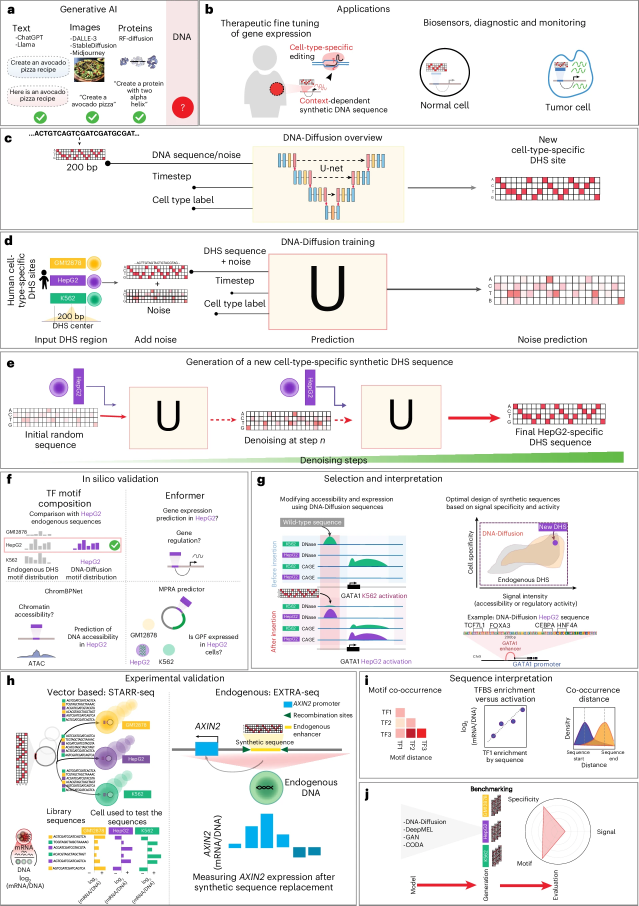
#> input picture AI4S/DNA-Diffusion/1.png, 1916 x 2716 px (shown at 1/3 size)
$ python -i pdf_screenshot.py   (imports and definitions only)
#> lines starting #> are read from the running program, lines starting #| are printed output that depends on the picture; after the words box and inside, x2 and y2 are one past the last pixel; in counts of white or black regions, pixels touching at a corner belong together
#> further down, picture is the input picture: PIL image 1916x2716 RGB; mean R, G, B 239, 237.9, 237.2
"""Render PDF page screenshots and crop figures/tables from a JSON spec.

Examples:
  python scripts/pdf_screenshot.py captions paper/AI4S/Protein/OntoProtein/paper.pdf
  python scripts/pdf_screenshot.py preview paper/AI4S/Protein/OntoProtein/paper.pdf --pages 2,3,5-8 --grid
  python scripts/pdf_screenshot.py crop paper/AI4S/Protein/OntoProtein/figure-crops.json
  python scripts/pdf_screenshot.py crop paper/AI4S/Protein/OntoProtein/figure-crops.json --out tmp-crops --dpi 150

The crop spec is intentionally plain JSON so every figure crop can be reviewed
and adjusted without editing this script.
"""

from __future__ import annotations

import argparse
import json
import os
import re
import sys
from pathlib import Path
from typing import Iterable

try:
    import fitz  # PyMuPDF
except ImportError as exc:  # pragma: no cover - dependency guard
    raise SystemExit("Missing dependency: install PyMuPDF, for example `pip install pymupdf`.") from exc

try:
    from PIL import Image, ImageDraw
except ImportError as exc:  # pragma: no cover - dependency guard
    raise SystemExit("Missing dependency: install Pillow, for example `pip install pillow`.") from exc


CAPTION_RE = re.compile(r"^(Figure|Fig\.|Table|TABLE)\s+(\d+)[:.]")


# [27 lines left out: functions parse_page_list, resolve_from, not called in this run]


def pixmap_to_image(pix: fitz.Pixmap) -> Image.Image:
    mode = "RGBA" if pix.alpha else "RGB"
    return Image.frombytes(mode, (pix.width, pix.height), pix.samples)


def trim_white_border(image: Image.Image, threshold: int = 248, padding: int = 8) -> Image.Image:
#> called with threshold = 248, padding = 8
    rgb = image.convert("RGB")
    gray = rgb.convert("L")
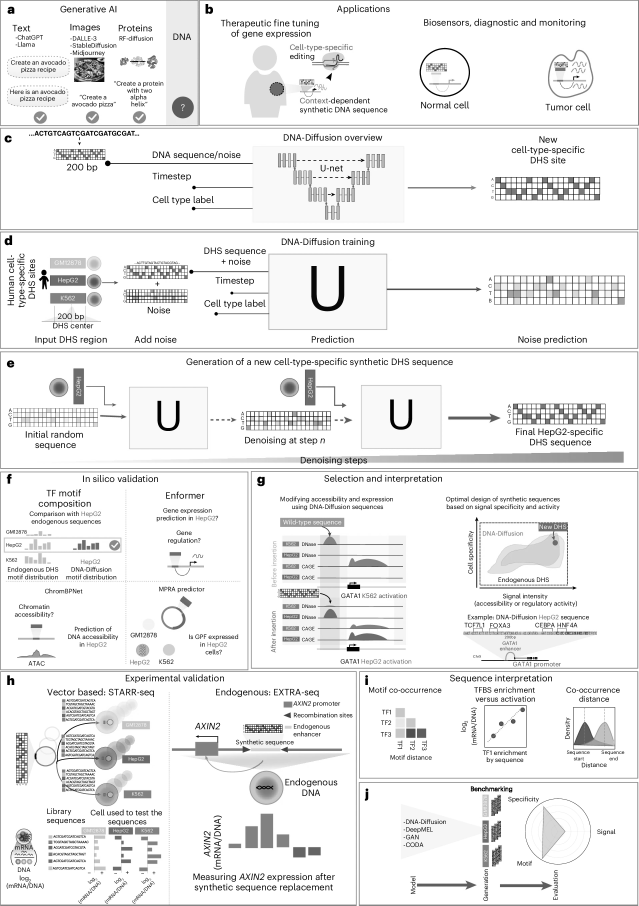
#> gray: PIL image 1916x2716 L (shown at 1/3 size); min 0, max 255, mean 238.2
    mask = gray.point(lambda p: 255 if p < threshold else 0)
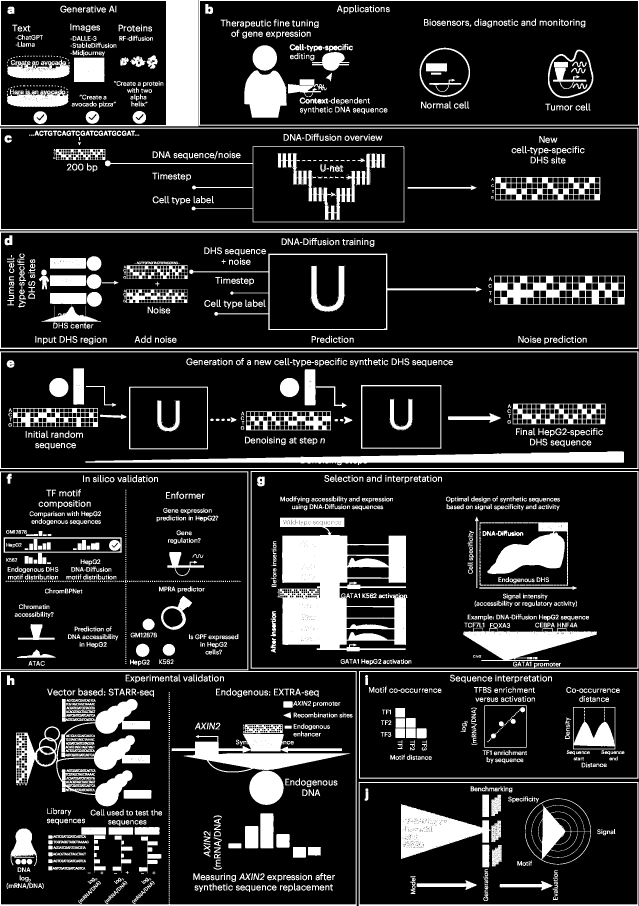
#> mask: PIL image 1916x2716 L (shown at 1/3 size); 16.6% white; 2986 white regions (896 under 20 px), largest, box (x1, y1, x2, y2) and area: (839, 1553, 1222, 1954) 89732, (0, 0, 596, 379) 41744, (256, 1354, 1872, 1396) 31517
    bbox = mask.getbbox()
#> bbox = (0, 0, 1916, 2716)
    if not bbox:
        return image

    left, top, right, bottom = bbox
#> left = 0; top = 0; right = 1916; bottom = 2716
    left = max(left - padding, 0)
    top = max(top - padding, 0)
    right = min(right + padding, image.width)
    bottom = min(bottom + padding, image.height)
    return image.crop((left, top, right, bottom))


# [310 lines left out: functions draw_normalized_grid, rect_from_item, iter_caption_lines, iter_caption_bboxes, guess_crop_rect, format_rect and 7 more, not called in this run]


# [2 lines not run here, left out]

>>> from PIL import Image
>>> picture = Image.open('../AI4S/DNA-Diffusion/1.png')
>>> result = trim_white_border(picture)

$ run again, on AI4S/DNA-Diffusion/2.png
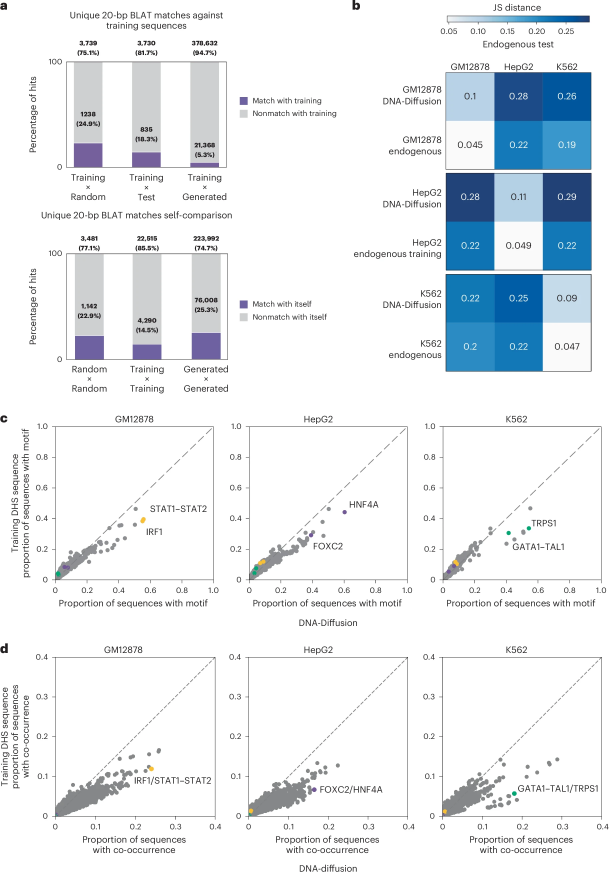
#> input picture AI4S/DNA-Diffusion/2.png, 1826 x 2616 px (shown at 1/3 size)
#> picture is the input picture: PIL image 1826x2616 RGB; mean R, G, B 232.5, 237.2, 241
#> in trim_white_border, `gray = rgb.convert("L")`:
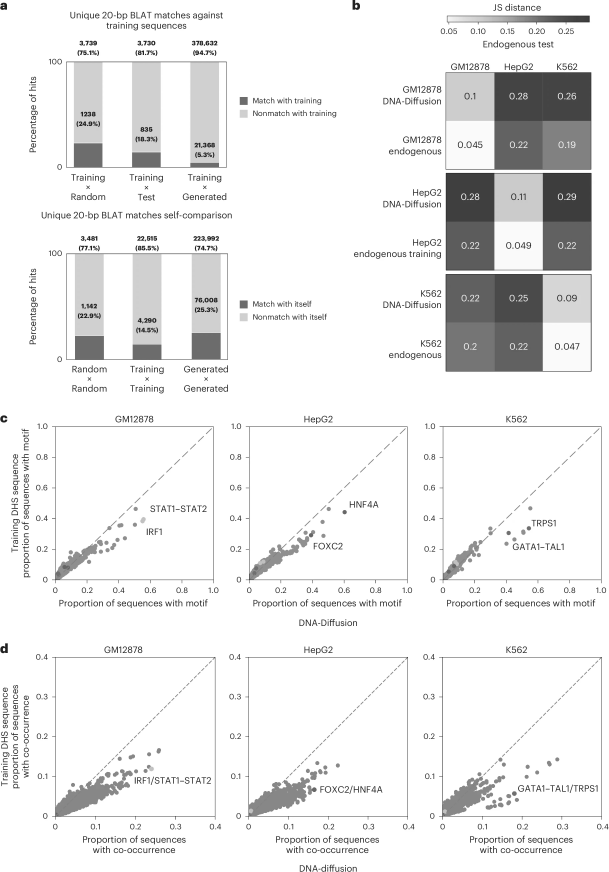
#> gray: PIL image 1826x2616 L (shown at 1/3 size); min 23, max 255, mean 236.2
#> in trim_white_border, `mask = gray.point(lambda p: 255 if p < threshold else 0)`:
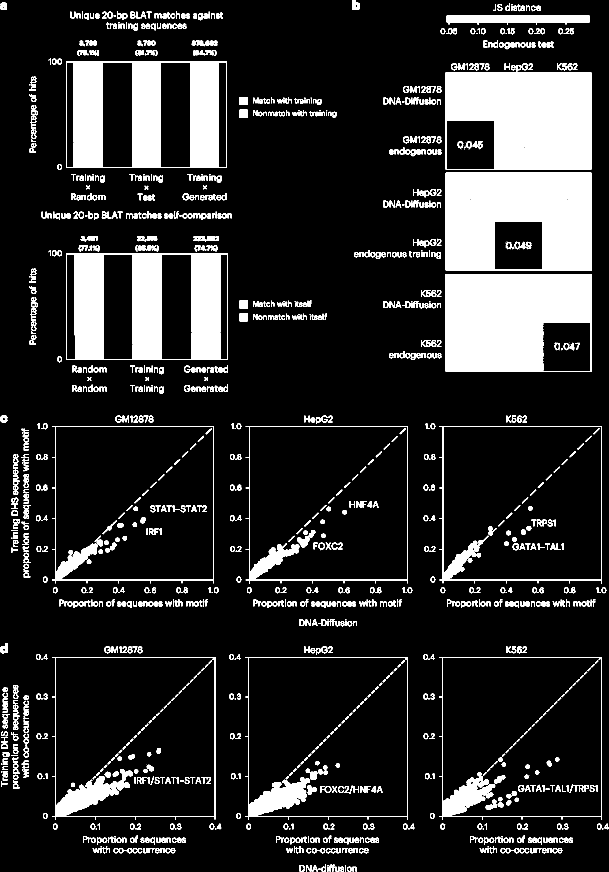
#> mask: PIL image 1826x2616 L (shown at 1/3 size); 15% white; 1509 white regions (218 under 20 px), largest, box (x1, y1, x2, y2) and area: (1337, 822, 1775, 1115) 107556, (1337, 518, 1775, 812) 107388, (1337, 217, 1774, 509) 106562
#> bbox = (0, 0, 1826, 2616)
#> left = 0; right = 1826; bottom = 2616

$ run again, on AI4S/DNA-Diffusion/3.png
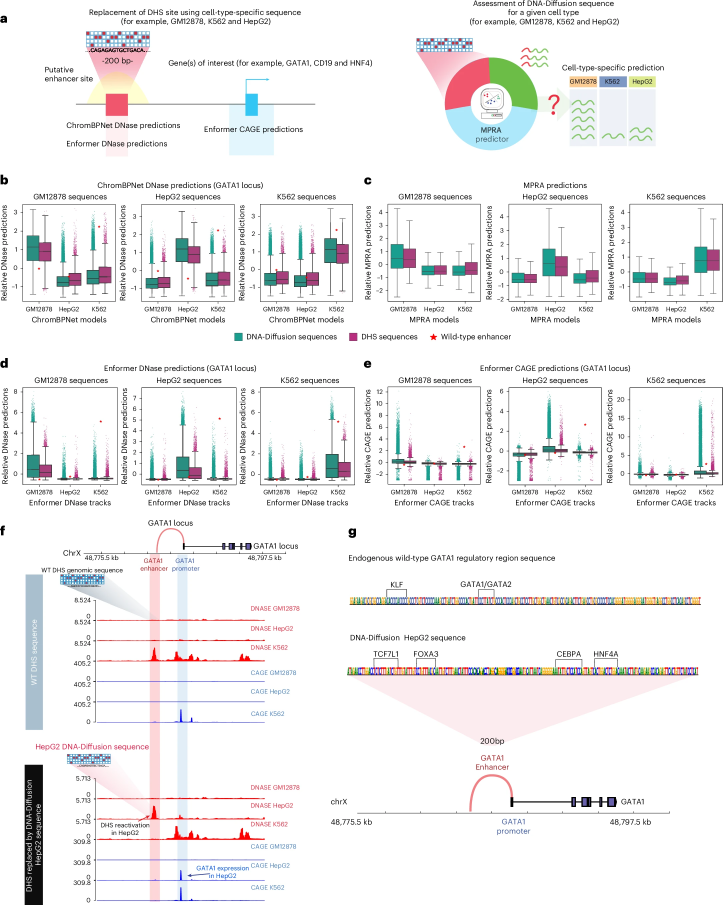
#> input picture AI4S/DNA-Diffusion/3.png, 2168 x 2714 px (shown at 1/3 size)
#> picture is the input picture: PIL image 2168x2714 RGB; mean R, G, B 241.5, 240.7, 241.2
#> in trim_white_border, `gray = rgb.convert("L")`:
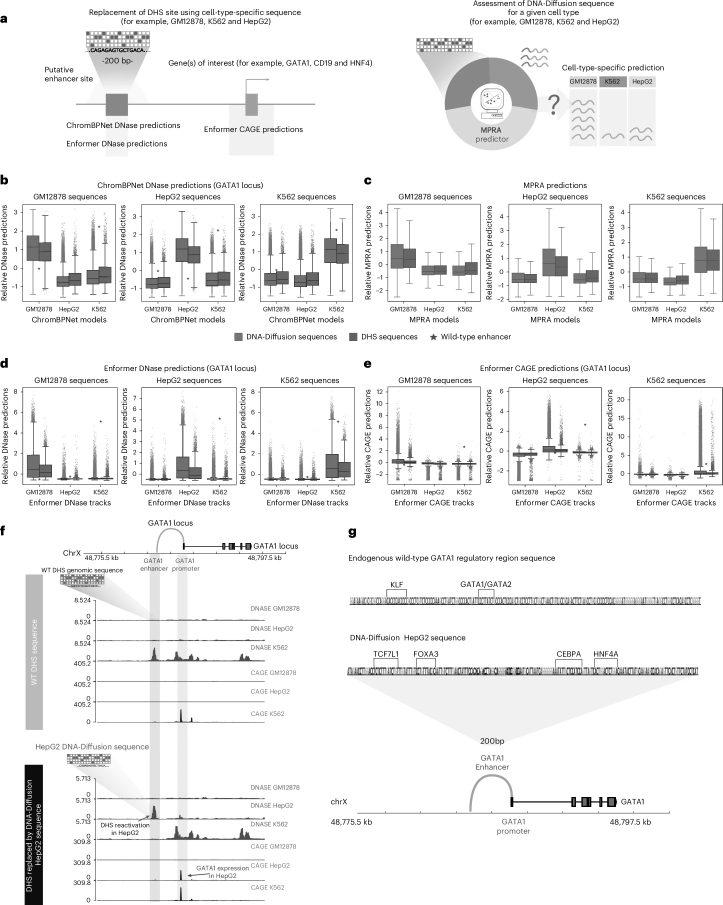
#> gray: PIL image 2168x2714 L (shown at 1/3 size); min 0, max 255, mean 241
#> in trim_white_border, `mask = gray.point(lambda p: 255 if p < threshold else 0)`:
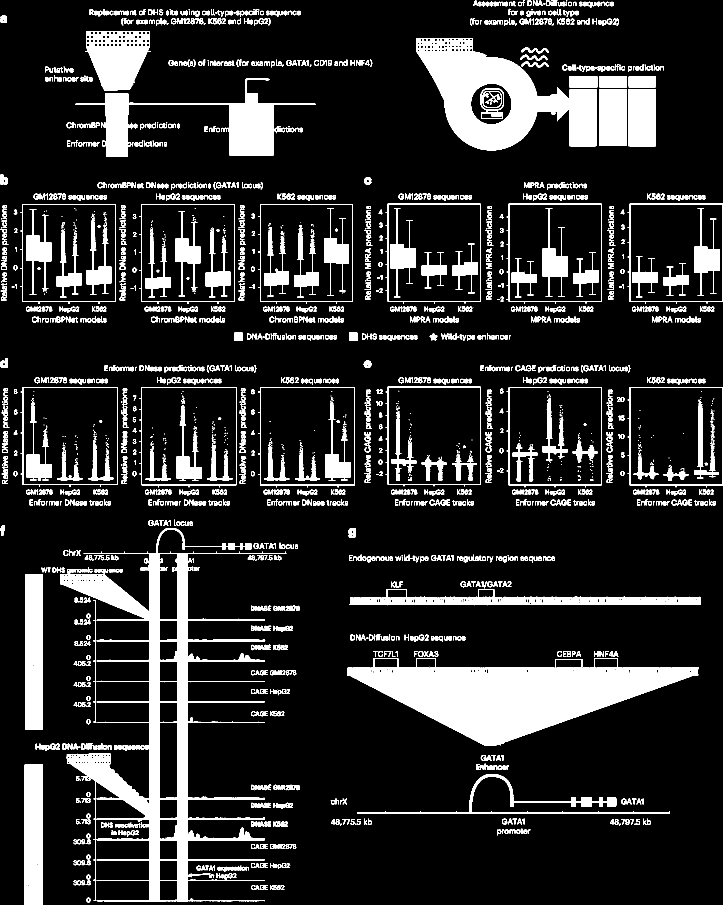
#> mask: PIL image 2168x2714 L (shown at 1/3 size); 14.4% white; 2532 white regions (629 under 20 px), largest, box (x1, y1, x2, y2) and area: (1041, 1974, 2096, 2237) 136199, (180, 1655, 859, 2706) 119355, (1249, 114, 1791, 451) 86014
#> bbox = (0, 0, 2168, 2714)
#> left = 0; right = 2168; bottom = 2714

$ run again, on AI4S/DNA-Diffusion/4.png
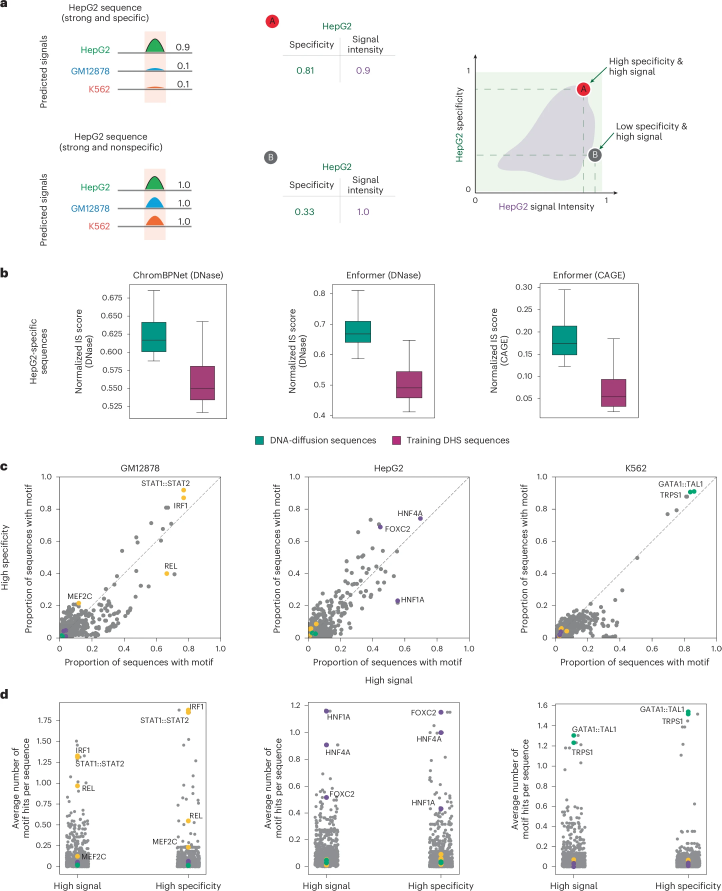
#> input picture AI4S/DNA-Diffusion/4.png, 2165 x 2673 px (shown at 1/3 size)
#> picture is the input picture: PIL image 2165x2673 RGB; mean R, G, B 246.4, 246.6, 246.6
#> in trim_white_border, `mask = gray.point(lambda p: 255 if p < threshold else 0)`:
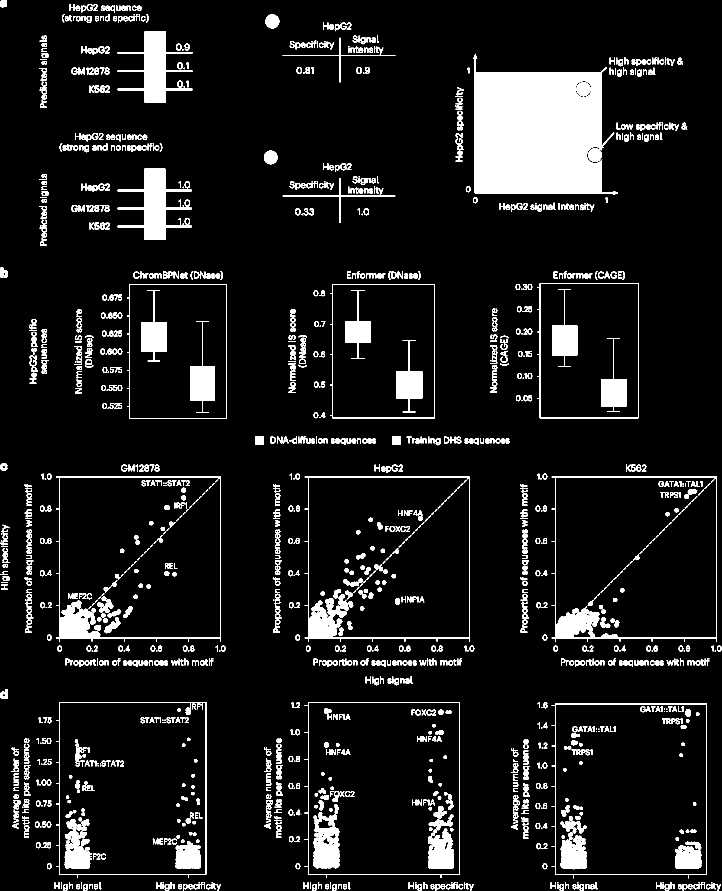
#> mask: PIL image 2165x2673 L (shown at 1/3 size); 8.4% white; 1768 white regions (246 under 20 px), largest, box (x1, y1, x2, y2) and area: (1420, 163, 1854, 584) 134585, (353, 94, 577, 308) 16110, (353, 506, 575, 720) 16070
#> bbox = (0, 0, 2165, 2673)
#> left = 0; right = 2165; bottom = 2673
